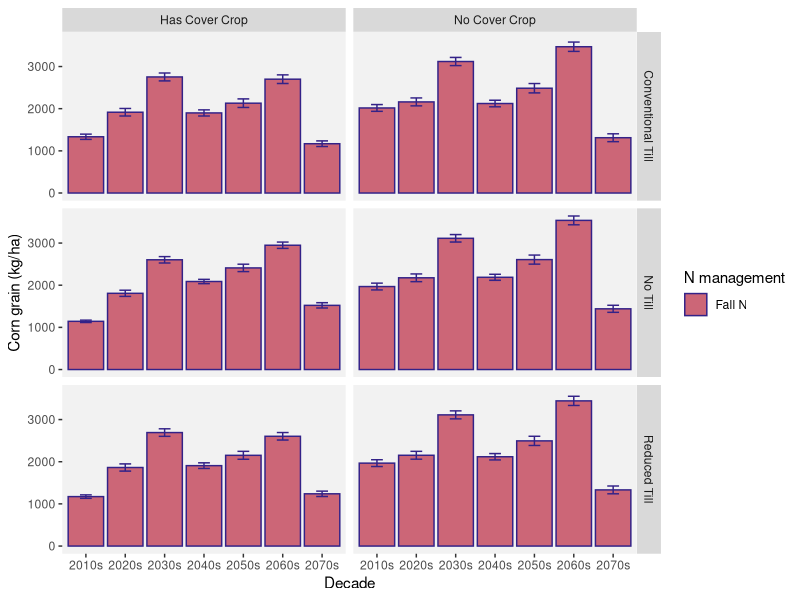
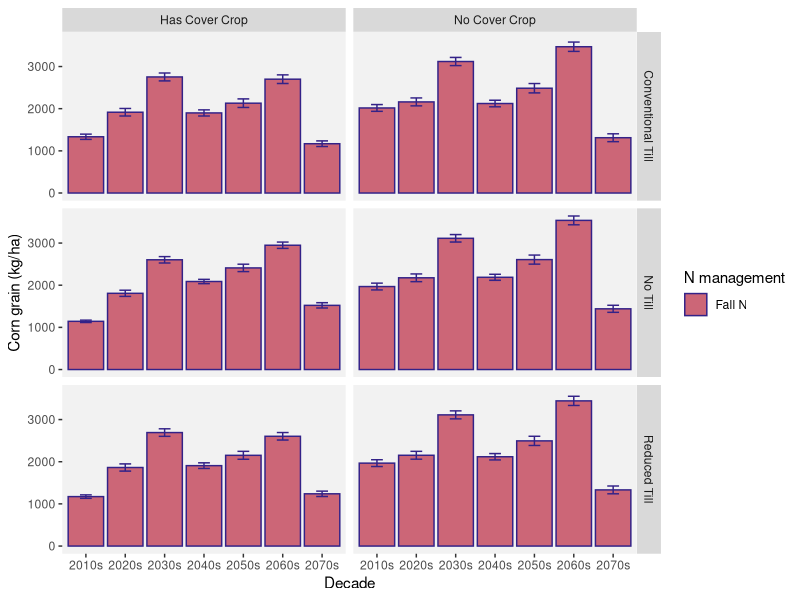

Reproduce these figures in R, in order. (Note: this script raises an error after producing the figures.)
# Biomass data from Regrow DNDC simulations
# this script adds some dummy variables to the data
# summarizes corn grain biomass C data by mean, se, cv
# makes bar charts by decade and summarizing across all years
# runs ANOVA to look for significant differences in mean and cv between till*cc*N management across all years

library(tidyverse) # has ggplot, dplyr, etc.
library(broom) # for glance()
# install.packages("car")
library(car) # for qqp
# install.packages("multcompView") 
library(multcompView) # for tukey HSD letters

################### EXTRACT DATA BY SITE (CAN SKIP UNLESS NEED TO UPDATE DATA FROM GOOGLE DRIVE)

# bm <- read.csv("data/biomass/biomass.csv")
# From Regrow's doc "AFT Final Delivery Modeling Notes"
# This file includes maximum aboveground biomass of each crop grown in each management system. 
# Management_name maps directly to the file yearly_outputs_post-weighting.csv as described in 3.2.

# Column Name       Unit          Description
# site_name         NA            String combination of one of the locations we simulated on. In the format of {x}_{y} where x refers to the region and y refers to the numeric id of that site. These will be of the format of h_{}, v_{}, a_{}, f_{}, IL-n_{}, IL-s_{} which represents the points for hops, vineyards, almonds, and forage, Illinois North, Illinois South respectively
# management_name   NA            Management code as associated with the simulations described in section 2.{x}.1
# climate_scenario  NA            Either ‘rcp26’ or ‘rcp60’ that were defined in section 1.2
# crop_system_name  NA            Name of the entire system results are for. Will be one of the following:  alfalfa, almond-a, almond-c, corn, corn-grain, corn-silage, grape-a, grape-c, hops-a, hops-c, soybean. Note that for the vine and tree crops the -c refers to the crop row, while the -a refers to the alley row.
# crop_name         NA            Name of crop within the rotation of crop system name. 
# Year              integer       Calendar year in which results are for.
# Grain.C.kgC.ha    kg C /ha      Kilograms of Carbon per hectare of grain as part of the crop.
# Leaf.C.kgC.ha     kg C /ha      Kilograms of Carbon per hectare of leaf as part of the crop
# Stem.C.kgC.ha     kg C /ha      Kilograms of Carbon per hectare of stem as part of the crop.

# interesting, so we need to convert kg C to kg dry biomass
# can probably find common %C of dry grain biomass


###############
###############
###############
############### START HERE

#######################   
#######################   (1) set up the data
#######################   

bmil <- read.csv("data/biomass/biomass_IL.csv")

# DO NOT need to find literature values to convert kg C grain to kg grain.
# since we'll only be looking at them RELATIVE TO EACH OTHER, not absolute amounts...
# let's look at the C results for now
# 
# min(bmil$Year) # 2013 --2013-2021 start up years, start at 2022
# max(bmil$Year) # 2073

# looks like all the cover crop biomass is in leaf and stem, zero grain

# make dummy factor for CT, RT, NT
bmil$till <- ifelse(grepl("ct-", bmil$management_name), "CT", 
                    ifelse(grepl("rt-", bmil$management_name), "RT", "NT"))
# # check
# unique(bmil$till)

# dummy for CC or NC
bmil$cc <- ifelse(grepl("-cc-", bmil$management_name), "CC", "NC")
# # check
# unique(bmil$cc)

# dummy for N treatment
bmil$nfert <- ifelse(grepl("-cn", bmil$management_name), "High N", 
                     ifelse(grepl("-fn", bmil$management_name), "Fall N","Recommended N"))
# # check
# unique(bmil$nfert)

# dummy for decade
bmil$decade <- ifelse(bmil$Year <2021, "2010s",
                      ifelse(bmil$Year>=2021 & bmil$Year <2031, "2020s",
                        ifelse(bmil$Year>=2031 & bmil$Year <2041, "2030s",
                          ifelse(bmil$Year>=2041 & bmil$Year <2051, "2040s",
                            ifelse(bmil$Year>=2051 & bmil$Year <2061, "2050s",
                              ifelse(bmil$Year>=2061 & bmil$Year <2071, "2060s", "2070s"))))))
# unique(bmil$decade)


# # add in summer precip data -- only needed if doing regression analysis, not pursued at this time
# precip <- read.csv("data/climate data not large/precipIL.csv")
# 
# precip.summer <- precip[precip$season == "Summer",]
# precip.summer <- precip.summer[,c(1:3, 5:7)]
# colnames(precip.summer)[1:2] <- c("site_name", "climate_scenario")
# 
# bmil <- left_join(bmil, precip.summer, 
#                    relationship = "many-to-one", 
#                    by = join_by(site_name, climate_scenario, Year==year))


# unique(bmil$management_name)

windows(xpinch=200, ypinch=200, width=5, height=5)

se <- function(x) sd(x) / sqrt(length(x))
cv <- function(x) sd(x) / mean(x)

# is the grain C biomass significantly different with High N vs Recommended N?
# let's look at biomass by decade
biomass_summary <- bmil %>%
  group_by(climate_scenario,crop_name, cc, till, nfert, decade) %>%
  summarize(biomass_mean = mean(Grain.C.kgC.ha.), biomass_se = se(Grain.C.kgC.ha.))

windows(xpinch=200, ypinch=200, width=5, height=5)
ggplot(data=biomass_summary[#biomass_summary$till=="NT" & # just look at NT for simplicity sake for now
  biomass_summary$climate_scenario == "rcp60" &                            
  biomass_summary$crop_name %in% c("corn, grain"),], #exclude rye, soybeans
                             # biomass_summary$nfert %in% c("High N", "Recommended N"),],  # exclude fall N for now
       aes(x=decade, y=biomass_mean, fill=nfert)) +
  geom_bar(stat="identity", position=position_dodge(), color="#332288") +
  geom_errorbar(width=0.3, aes(ymin=biomass_mean - biomass_se, ymax=biomass_mean + biomass_se),  
                               position=position_dodge(0.9),
                                color="#332288") +
  facet_grid(rows=vars(factor(till, levels=c("CT", "NT", "RT"))), 
             cols=vars(factor(cc, levels=c("CC", "NC"))), 
             labeller = as_labeller(
               c(CC="Has Cover Crop", NC="No Cover Crop",
                 "CT" = "Conventional Till", "NT" = "No Till", "RT"="Reduced Till"))) +
  xlab("Decade") +
  ylab("Corn grain (kg/ha)") +
  scale_fill_manual(values=c("#CC6677","#99DDFF", "#44AA99" ), name="N management") +
  theme(
    panel.grid.minor=element_blank(), 
    panel.grid.major=element_blank(),
    panel.background = element_rect(fill = 'gray95'))

ggsave("plots/biomass/IL_corn_biomass_bars.png", width=12, height=8, dpi=300)






#######################   
#######################   (2) is mean corn grain C different among till*cc*Nfert groups across all years?
#######################   

corndat <- bmil[bmil$crop_name=="corn, grain" & bmil$climate_scenario=="rcp60",]

Neffect <- aov(Grain.C.kgC.ha.~till*cc*nfert, data=corndat)
summary(Neffect)
Tukout <- TukeyHSD(Neffect)
# put interaction output into a dataframe we can sort
Tukout <- as.data.frame(Tukout[7]) %>%
  rownames_to_column(., "term") %>%
  arrange(term)


# assumptions - following https://statsandr.com/blog/anova-in-r

# Independence - the observations (grain.c.kgc.ha. observations) are independent, one does
# not depend on the other, they're not dependent on some other variable like, 
# from one individual came multiple observations.

# Normality - not required with large enough sample size >30.  But we can test anyway. 
# the residuals (observed - mean for that group) should be normally distributed.
qqnorm(corndat$Grain.C.kgC.ha.)
qqline(corndat$Grain.C.kgC.ha.)
hist(corndat$Grain.C.kgC.ha.-mean(corndat$Grain.C.kgC.ha.))
# look ok

# Equality of variances 
ggplot(data=corndat, aes(x=management_name, y=Grain.C.kgC.ha.)) + 
  geom_boxplot() +
  theme(axis.text.x=element_text(angle=45, vjust=1, hjust=1))
# looks ok, some possible outliers in nt-cc-fn
leveneTest(Grain.C.kgC.ha. ~ cc*till*nfert, data=corndat)
# > leveneTest(Grain.C.kgC.ha. ~ management_name, data=corndat)
# Levene's Test for Homogeneity of Variance (center = median)
#          Df F value    Pr(>F)    
# group    17  24.503 < 2.2e-16 ***   # we REJECT the null hyp (no sig. diff. between variances of the samples)
#       34542                      
# ---
# Signif. codes:  0 ‘***’ 0.001 ‘**’ 0.01 ‘*’ 0.05 ‘.’ 0.1 ‘ ’ 1
# HOWEVER: it seems that our large sample size (>35k data points) might be affecting this test
# See this from https://www.theanalysisfactor.com/the-problem-with-tests-for-statistical-assumptions/
# It relies too much on p-values, and therefore, sample sizes. If the sample size is large, 
# Levene’s will have a smaller p-value than if the sample size is small, given the same variances.
# So it’s very likely that you’re ***overstating a problem*** with the assumption in large samples and understating 
# it in small samples. You can’t ignore the actual size difference in the variances when making this decision. 
# So sure, look at the p-value, but also look at the actual variances and how much bigger some are than others. 
# (In other words, actually look at the effect size, not just the p-value).
# The ANOVA is generally considered robust to violations of this assumption when sample sizes 
# across groups are equal. So even if Levene’s is significant, moderately different variances may not be a 
# problem in balanced data sets. Keppel (1992) suggests that a good rule of thumb is that if sample sizes are equal, 
# robustness should hold until the largest variance is more than 9 times the smallest variance.
# This robustness goes away the more unbalanced the samples are. So you need to use judgment here,
# taking into account both the imbalance and the actual difference in variances.
# *** emphasis added

# outliers
summary(corndat$Grain.C.kgC.ha.)
# > summary(corndat$Grain.C.kgC.ha.)
# Min. 1st Qu.  Median    Mean 3rd Qu.    Max. 
# 139.9  1945.6  2875.9  2915.8  3924.3  5794.6 

# outliers via histograms
hist(corndat$Grain.C.kgC.ha., breaks=sqrt(nrow(corndat)))

ggplot(data=corndat, aes(x=Grain.C.kgC.ha.)) +
         geom_histogram() +
         facet_grid(rows=vars(nfert), cols=vars(till, cc))

#outliers via boxplots
boxplot(Grain.C.kgC.ha.~management_name, data=corndat) # some outliers plotted for nt-cc-fn, 
# but not far from interquartile range for nt-cc-fn, and not outside IQR for many other groups


# outliers via z-scores
corndat$z_grainC <- scale(corndat$Grain.C.kgC.ha.)
hist(corndat$z_grainC)
summary(corndat$z_grainC)
# Min.   :-2.31494  
# 1st Qu.:-0.80908  
# Median :-0.03325  
# Mean   : 0.00000  
# 3rd Qu.: 0.84105  
# Max.   : 2.40069  
# < -2 or >2 is considered rare
# < -3 or >3 is extremely rare
# < -3.29 or > -3.29 is used to detect outliers, where one out of 1000 observations will be outside
# this range if normal distribution.
# interquartile range is > -2 and <2. 
# min. and max do not reach 3 or 3.29.

## outlier summary: boxplots and z-score suggest no extreme outliers. No justification for removing.

# re-run ANOVA with the above knowledge (assumptions met)

corndat$till <- factor(corndat$till)
corndat$cc <- factor(corndat$cc)
corndat$nfert <- factor(corndat$nfert)

Neffect <- aov(Grain.C.kgC.ha.~till*cc*nfert, data=corndat)
summary(Neffect)
# Df    Sum Sq   Mean Sq F value   Pr(>F)    
# till              2 1.637e+08 8.184e+07  61.284  < 2e-16 ***
#   cc                1 5.557e+07 5.557e+07  41.617 1.13e-10 ***
#   nfert             2 2.557e+09 1.279e+09 957.461  < 2e-16 ***
#   till:cc           2 1.742e+07 8.710e+06   6.522  0.00147 ** 
#   till:nfert        4 1.113e+08 2.781e+07  20.829  < 2e-16 ***
#   cc:nfert          2 6.444e+08 3.222e+08 241.278  < 2e-16 ***
#   till:cc:nfert     4 1.750e+07 4.375e+06   3.276  0.01079 *  
#   Residuals     34542 4.613e+10 1.335e+06                     
# ---
#   Signif. codes:  0 ‘***’ 0.001 ‘**’ 0.01 ‘*’ 0.05 ‘.’ 0.1 ‘ ’ 1

Tukout <- TukeyHSD(Neffect)

# compact letter display
cld <- multcompLetters4(Neffect, Tukout)

# table with letters and 3rd quantile
cornsum <- group_by(corndat, cc, till, nfert) %>%
  summarize(mean=mean(Grain.C.kgC.ha.), 
            se=se(Grain.C.kgC.ha.)) %>%
  arrange(desc(mean))

cld <- as.data.frame.list(cld$`till:cc:nfert`)
cornsum$cld <- cld$Letters

# cornsum

# use these letters on this plot:

windows(xpinch=200, ypinch=200, width=5, height=5)

cornsum$nfert 

ggplot(data=cornsum[cornsum$till %in% c("CT", "NT"),],aes(x=nfert, y=mean, fill=nfert)) +
  geom_bar(stat="identity", position=position_dodge(), color="#332288", show.legend=F) +
  geom_errorbar(width=0.3, aes(ymin=mean-se, ymax=mean + se),  
                position=position_dodge(0.9),
                color="#332288") +
  facet_grid(rows=vars(factor(till, levels=c("CT", "NT"))),  #"RT"))), 
             cols=vars(factor(cc, levels=c("NC", "CC"))), 
             labeller = as_labeller(
               c(NC="No Cover Crop", CC="Has Cover Crop", 
                 "CT" = "Conventional Till", "NT" = "No Till"))) + #, "RT"="Reduced Till"))) +
  xlab("N management") +
  ylab(expression(bold('2022-2072 mean corn grain biomass (kg C ha'^-1*')'))) + 
  scale_x_discrete(breaks=c("Fall N", "High N", "Recommended N"),
                   labels = c("Fall N", "High N", "Recomm. N")) +
  ylim(0,3800)+
  geom_text(aes(label=cld, y=mean+(2*se)), vjust=-0.5,
            color="gray20", size=4, fontface="bold") +
  scale_fill_manual(values=c("#CC6677","#99DDFF", "#44AA99" )) +
  theme(
    panel.grid.minor=element_blank(), 
    panel.grid.major=element_blank(),
    panel.background = element_rect(fill = 'gray95'),
    axis.text.x=element_text(angle=-10, hjust=0, size=11),
    axis.text.y=element_text(size=11),
    plot.margin = unit(c(0.1,1,0.1,0.1), "cm"),
    axis.title=element_text(size=13, face="bold"),
    strip.text=element_text(face="bold", size=11))
# # strip.background=element_rect(fill="lightblue", color="black", size=1) 

ggsave("plots/biomass/IL_corn_biomass_Neffect.png", width=5, height=5, dpi=300)





#######################   
#######################   (3) is variability in corn grain C different among till*cc*Nfert groups across all years?
#######################   

# calculate CV for each site
corncv<- group_by(corndat, site_name, till, cc, nfert) %>%
  summarize(cv=cv(Grain.C.kgC.ha.)) %>%
  arrange(desc(cv))


Neffect <- aov(cv~till*cc*nfert, data=corncv)
summary(Neffect)
Tukout <- TukeyHSD(Neffect)


# assumptions - following https://statsandr.com/blog/anova-in-r

# Independence - the observations (grain.c.kgc.ha. observations) are independent, one does
# not depend on the other, they're not dependent on some other variable like, 
# from one individual came multiple observations.

# Normality - not required with large enough sample size >30.  But we can test anyway. 
# the residuals (observed - mean for that group) should be normally distributed.
qqnorm(corncv$cv) # looks really good
qqline(corncv$cv)
hist(corncv$cv-mean(corncv$cv)) # looks ok

# Equality of variances - assumption not met
ggplot(data=corncv, aes(x=nfert, y=cv)) + 
  geom_boxplot() +
  facet_grid(rows=vars(till), cols=vars(cc)) 
# looks ok, some possible outliers in nt-nc-fn on the low end, and rt-cc-fn, also on low end
leveneTest(cv ~ cc*till*nfert, data=corncv) 
# > leveneTest(Grain.C.kgC.ha. ~ management_name, data=corndat)
# Levene's Test for Homogeneity of Variance (center = median)
#        Df F value Pr(>F)
# group  17  1.4426  0.111  # Accept null hypothesis that variances do not differ
#       558 

# outliers
summary(corncv$cv)
# > summary(corndat$Grain.C.kgC.ha.)
# Min. 1st Qu.  Median    Mean 3rd Qu.    Max. 
# 139.9  1945.6  2875.9  2915.8  3924.3  5794.6 

# outliers via histograms
hist(corncv$cv, breaks=sqrt(nrow(corncv)))

ggplot(data=corncv, aes(x=cv)) +
  geom_histogram() +
  facet_grid(rows=vars(nfert), cols=vars(till, cc))

#outliers via boxplots
boxplot(cv~till+cc+nfert, data=corncv) # no outliers plotted 

# outliers via z-scores
corncv$z_cv <- scale(corncv$cv)
hist(corncv$z_cv)
summary(corncv$z_cv)
# V1          
# Min.   :-2.92849  
# 1st Qu.:-0.67960  
# Median :-0.06132  
# Mean   : 0.00000  
# 3rd Qu.: 0.79708  
# Max.   : 1.96883  
# < -2 or >2 is considered rare
# < -3 or >3 is extremely rare
# < -3.29 or > -3.29 is used to detect outliers, where one out of 1000 observations will be outside
# this range if normal distribution.
# interquartile range is > -2 and <2. 
# max is in the safe zone
# min is getting close to extremely rare.

## outlier summary: boxplots, levenes test, and z-score suggest no extreme outliers. No justification for removing.

cvtest <- aov(cv~till*cc*nfert, data=corncv)
summary(cvtest)
# Df Sum Sq Mean Sq F value   Pr(>F)
# till            2 0.0756 0.03780  18.959 1.08e-08 ***
#   cc              1 0.0577 0.05772  28.950 1.09e-07 ***
#   nfert           2 0.0722 0.03608  18.098 2.42e-08 ***
#   till:cc         2 0.0010 0.00049   0.245    0.782    
# till:nfert      4 0.0150 0.00375   1.880    0.112    
# cc:nfert        2 0.0457 0.02284  11.454 1.33e-05 ***
#   till:cc:nfert   4 0.0036 0.00090   0.454    0.770    
# Residuals     558 1.1125 0.00199                     
# ---
#   Signif. codes:  0 ‘***’ 0.001 ‘**’ 0.01 ‘*’ 0.05 ‘.’ 0.1 ‘ ’ 1

Tukoutcv <- TukeyHSD(cvtest)

# compact letter display
cldcv <- multcompLetters4(cvtest, Tukoutcv)

# table with letters and 3rd quantile
corncvsum <- group_by(corncv, cc, till, nfert) %>%
  summarize(mean=mean(cv), 
            se=se(cv)) %>%
  arrange(desc(mean))

cldcv <- as.data.frame.list(cldcv$`till:cc:nfert`)
corncvsum$cld <- cldcv$Letters

corncvsum

# use these letters on this plot:

windows(xpinch=200, ypinch=200, width=5, height=5)

ggplot(data=corncvsum[corncvsum$till %in% c("CT", "NT"),],
       aes(x=nfert, y=mean, fill=nfert)) +
  geom_bar(stat="identity", position=position_dodge(), color="#332288", show.legend=F, alpha=0.7) +
  geom_errorbar(width=0.3, aes(ymin=mean-se, ymax=mean + se),  
                position=position_dodge(0.9),
                color="#332288") +
  facet_grid(rows=vars(factor(till, levels=c("CT", "NT"))),  # "RT"))), 
             cols=vars(factor(cc, levels=c("NC", "CC"))), 
             labeller = as_labeller(
               c(NC="No Cover Crop", CC="Has Cover Crop", 
                 "CT" = "Conventional Till", "NT" = "No Till"))) + #, "RT"="Reduced Till"))) +
  xlab("N management") +
  ylab(expression(bold('2022-2072 CV corn grain biomass'))) + 
  scale_x_discrete(breaks=c("Fall N", "High N", "Recommended N"),
                   labels = c("Fall N", "High N", "Recomm. N")) +
  ylim(0,0.45)+
  geom_text(aes(label=cld, y=mean+(2*se)), vjust=-0.5,
            color="gray20", size=4, fontface="bold") +
  scale_fill_manual(values=c("#CC6677","#99DDFF", "#44AA99" )) +
  theme(
    panel.grid.minor=element_blank(), 
    panel.grid.major=element_blank(),
    panel.background = element_rect(fill = 'gray95'),
    axis.text.x=element_text(angle=-10, hjust=0, size=11),
    axis.text.y=element_text(size=11),
    plot.margin = unit(c(0.1,1,0.1,0.1), "cm"),
    axis.title=element_text(size=13, face="bold"),
    strip.text=element_text(face="bold", size=11))
# # strip.background=element_rect(fill="lightblue", color="black", size=1) 

ggsave("plots/biomass/IL_corn_biomass_cv.png", width=5, height=5, dpi=300)







#######################   
#######################   (4) is mean soy grain C different among till*cc*Nfert groups across all years?
#######################   

soydat <- bmil[bmil$crop_name=="soybean" & bmil$climate_scenario=="rcp60",]

Neffect <- aov(Grain.C.kgC.ha.~till*cc*nfert, data=soydat)
summary(Neffect)
Tukout <- TukeyHSD(Neffect)
# put interaction output into a dataframe we can sort
Tukout <- as.data.frame(Tukout[7]) %>%
  rownames_to_column(., "term") %>%
  arrange(term)


# assumptions - following https://statsandr.com/blog/anova-in-r

# Independence - the observations (grain.c.kgc.ha. observations) are independent, one does
# not depend on the other, they're not dependent on some other variable like, 
# from one individual came multiple observations.

# Normality - not required with large enough sample size >30.  But we can test anyway. 
# the residuals (observed - mean for that group) should be normally distributed.
qqnorm(soydat$Grain.C.kgC.ha.)
qqline(soydat$Grain.C.kgC.ha.)
hist(soydat$Grain.C.kgC.ha.-mean(soydat$Grain.C.kgC.ha.))
# look ok

# Equality of variances 
ggplot(data=soydat, aes(x=management_name, y=Grain.C.kgC.ha.)) + 
  geom_boxplot() +
  theme(axis.text.x=element_text(angle=45, vjust=1, hjust=1))
# looks ok
leveneTest(Grain.C.kgC.ha. ~ cc*till*nfert, data=soydat)
# Levene's Test for Homogeneity of Variance (center = median)
#          Df F value  Pr(>F)  
# group    17  1.8054 0.02181 *
#       34542                  
# ---
# Signif. codes:  0 ‘***’ 0.001 ‘**’ 0.01 ‘*’ 0.05 ‘.’ 0.1 ‘ ’ 1
# HOWEVER: it seems that our large sample size (>35k data points) might be affecting this test
# See this from https://www.theanalysisfactor.com/the-problem-with-tests-for-statistical-assumptions/
# It relies too much on p-values, and therefore, sample sizes. If the sample size is large, 
# Levene’s will have a smaller p-value than if the sample size is small, given the same variances.
# So it’s very likely that you’re ***overstating a problem*** with the assumption in large samples and understating 
# it in small samples. You can’t ignore the actual size difference in the variances when making this decision. 
# So sure, look at the p-value, but also look at the actual variances and how much bigger some are than others. 
# (In other words, actually look at the effect size, not just the p-value).
# The ANOVA is generally considered robust to violations of this assumption when sample sizes 
# across groups are equal. So even if Levene’s is significant, moderately different variances may not be a 
# problem in balanced data sets. Keppel (1992) suggests that a good rule of thumb is that if sample sizes are equal, 
# robustness should hold until the largest variance is more than 9 times the smallest variance.
# This robustness goes away the more unbalanced the samples are. So you need to use judgment here,
# taking into account both the imbalance and the actual difference in variances.
# *** emphasis added

# outliers
summary(soydat$Grain.C.kgC.ha.)
# > summary(soydat$Grain.C.kgC.ha.)
# Min. 1st Qu.  Median    Mean 3rd Qu.    Max. 
# 17.22  419.89  637.90  649.91  877.61 1480.36 

# outliers via histograms
hist(soydat$Grain.C.kgC.ha., breaks=sqrt(nrow(soydat)))

ggplot(data=soydat, aes(x=Grain.C.kgC.ha.)) +
  geom_histogram() +
  facet_grid(rows=vars(nfert), cols=vars(till, cc))

#outliers via boxplots
boxplot(Grain.C.kgC.ha.~management_name, data=soydat) # looks ok


# outliers via z-scores
soydat$z_grainC <- scale(soydat$Grain.C.kgC.ha.)
hist(soydat$z_grainC)
summary(soydat$z_grainC)
# V1         
# Min.   :-2.0914  
# 1st Qu.:-0.7604  
# Median :-0.0397  
# Mean   : 0.0000  
# 3rd Qu.: 0.7527  
# Max.   : 2.7451  
# < -2 or >2 is considered rare
# < -3 or >3 is extremely rare
# < -3.29 or > -3.29 is used to detect outliers, where one out of 1000 observations will be outside
# this range if normal distribution.
# min. and max do not reach 3 or 3.29.

## outlier summary: boxplots and z-score suggest no extreme outliers. No justification for removing.

# re-run ANOVA with the above knowledge (assumptions met)

soydat$till <- factor(soydat$till)
soydat$cc <- factor(soydat$cc)
soydat$nfert <- factor(soydat$nfert)

Neffect <- aov(Grain.C.kgC.ha.~till*cc*nfert, data=soydat)
summary(Neffect)
# Df    Sum Sq Mean Sq F value   Pr(>F)    
# till              2 5.366e+06 2683154  29.358 1.82e-13 ***
# cc                1 3.326e+05  332550   3.639   0.0565 .  
# nfert             2 2.328e+03    1164   0.013   0.9873    
# till:cc           2 3.333e+04   16667   0.182   0.8333    
# till:nfert        4 5.440e+02     136   0.001   1.0000    
# cc:nfert          2 1.164e+05   58208   0.637   0.5289    
# till:cc:nfert     4 2.558e+03     639   0.007   0.9999    
# Residuals     34542 3.157e+09   91394                     
# ---
#   Signif. codes:  0 ‘***’ 0.001 ‘**’ 0.01 ‘*’ 0.05 ‘.’ 0.1 ‘ ’ 1

Neffect <- aov(Grain.C.kgC.ha.~till, data=soydat)
summary(Neffect)

Tukout <- TukeyHSD(Neffect)

# compact letter display
cld <- multcompLetters4(Neffect, Tukout)   

# table with letters and 3rd quantile
soysum <- group_by(soydat, cc, till, nfert) %>%
  summarize(mean=mean(Grain.C.kgC.ha.), 
            se=se(Grain.C.kgC.ha.)) %>%
  arrange(desc(mean))

cld <- as.data.frame.list(cld$`till:cc:nfert`)
soysum$cld <- cld$Letters

# may need to summarize data now just across tillage treatments to go with the model output
# left off here 10/26/23

# soysum

# use these letters on this plot:

windows(xpinch=200, ypinch=200, width=5, height=5)

ggplot(data=soysum,aes(x=nfert, y=mean, fill=nfert)) +
  geom_bar(stat="identity", position=position_dodge(), color="#332288", show.legend=F) +
  geom_errorbar(width=0.3, aes(ymin=mean-se, ymax=mean + se),  
                position=position_dodge(0.9),
                color="#332288") +
  facet_grid(rows=vars(factor(till, levels=c("CT", "NT", "RT"))), 
             cols=vars(factor(cc, levels=c("CC", "NC"))), 
             labeller = as_labeller(
               c(CC="Has Cover Crop", NC="No Cover Crop",
                 "CT" = "Conventional Till", "NT" = "No Till", "RT"="Reduced Till"))) +
  xlab("N management") +
  ylab("Mean soy grain (kg C/ha) 2022-2072") +
  ylim(0,750)+
  geom_text(aes(label=cld, y=mean+(2*se)), vjust=-0.5) +
  scale_fill_manual(values=c("#CC6677","#99DDFF", "#44AA99" )) +
  theme(
    panel.grid.minor=element_blank(), 
    panel.grid.major=element_blank(),
    panel.background = element_rect(fill = 'gray95'))

ggsave("plots/biomass/IL_soy_biomass_Neffect.png", width=6, height=8, dpi=300)





#######################   
#######################   (5) is variability in soy grain C different among till*cc*Nfert groups across all years?
#######################   

# calculate CV for each site
soycv<- group_by(soydat, site_name, till, cc, nfert) %>%
  summarize(cv=cv(Grain.C.kgC.ha.)) %>%
  arrange(desc(cv))


Neffect <- aov(cv~till*cc*nfert, data=soycv)
summary(Neffect)
Tukout <- TukeyHSD(Neffect)


# assumptions - following https://statsandr.com/blog/anova-in-r

# Independence - the observations (grain.c.kgc.ha. observations) are independent, one does
# not depend on the other, they're not dependent on some other variable like, 
# from one individual came multiple observations.

# Normality - not required with large enough sample size >30.  But we can test anyway. 
# the residuals (observed - mean for that group) should be normally distributed.
qqnorm(soycv$cv) # looks really good
qqline(soycv$cv)
hist(soycv$cv-mean(soycv$cv)) # looks ok

# Equality of variances - assumption not met
ggplot(data=soycv, aes(x=nfert, y=cv)) + 
  geom_boxplot() +
  facet_grid(rows=vars(till), cols=vars(cc)) 
# looks ok, some possible outliers in nt-nc-fn on the low end, and rt-cc-fn, also on low end
leveneTest(cv ~ cc*till*nfert, data=soycv) 
# > leveneTest(Grain.C.kgC.ha. ~ management_name, data=soydat)
# Levene's Test for Homogeneity of Variance (center = median)
#        Df F value Pr(>F)
# group  17  1.4426  0.111  # Accept null hypothesis that variances do not differ
#       558 

# outliers
summary(soycv$cv)
# > summary(soydat$Grain.C.kgC.ha.)
# Min. 1st Qu.  Median    Mean 3rd Qu.    Max. 
# 139.9  1945.6  2875.9  2915.8  3924.3  5794.6 

# outliers via histograms
hist(soycv$cv, breaks=sqrt(nrow(soycv)))

ggplot(data=soycv, aes(x=cv)) +
  geom_histogram() +
  facet_grid(rows=vars(nfert), cols=vars(till, cc))

#outliers via boxplots
boxplot(cv~till+cc+nfert, data=soycv) # no outliers plotted 

# outliers via z-scores
soycv$z_cv <- scale(soycv$cv)
hist(soycv$z_cv)
summary(soycv$z_cv)
# V1          
# Min.   :-2.92849  
# 1st Qu.:-0.67960  
# Median :-0.06132  
# Mean   : 0.00000  
# 3rd Qu.: 0.79708  
# Max.   : 1.96883  
# < -2 or >2 is considered rare
# < -3 or >3 is extremely rare
# < -3.29 or > -3.29 is used to detect outliers, where one out of 1000 observations will be outside
# this range if normal distribution.
# interquartile range is > -2 and <2. 
# max is in the safe zone
# min is getting close to extremely rare.

## outlier summary: boxplots, levenes test, and z-score suggest no extreme outliers. No justification for removing.

cvtest <- aov(cv~till*cc*nfert, data=soycv)
summary(cvtest)
# Df Sum Sq Mean Sq F value   Pr(>F)
# till            2 0.0756 0.03780  18.959 1.08e-08 ***
#   cc              1 0.0577 0.05772  28.950 1.09e-07 ***
#   nfert           2 0.0722 0.03608  18.098 2.42e-08 ***
#   till:cc         2 0.0010 0.00049   0.245    0.782    
# till:nfert      4 0.0150 0.00375   1.880    0.112    
# cc:nfert        2 0.0457 0.02284  11.454 1.33e-05 ***
#   till:cc:nfert   4 0.0036 0.00090   0.454    0.770    
# Residuals     558 1.1125 0.00199                     
# ---
#   Signif. codes:  0 ‘***’ 0.001 ‘**’ 0.01 ‘*’ 0.05 ‘.’ 0.1 ‘ ’ 1

Tukoutcv <- TukeyHSD(cvtest)

# compact letter display
cldcv <- multcompLetters4(cvtest, Tukoutcv)

# table with letters and 3rd quantile
soycvsum <- group_by(soycv, cc, till, nfert) %>%
  summarize(mean=mean(cv), 
            se=se(cv)) %>%
  arrange(desc(mean))

cldcv <- as.data.frame.list(cldcv$`till:cc:nfert`)
soycvsum$cld <- cldcv$Letters

soycvsum

# use these letters on this plot:

windows(xpinch=200, ypinch=200, width=5, height=5)

ggplot(data=soycvsum,aes(x=nfert, y=mean, fill=nfert)) +
  geom_bar(stat="identity", position=position_dodge(), color="#332288", show.legend=F) +
  geom_errorbar(width=0.3, aes(ymin=mean-se, ymax=mean + se),  
                position=position_dodge(0.9),
                color="#332288") +
  facet_grid(rows=vars(factor(till, levels=c("CT", "NT", "RT"))), 
             cols=vars(factor(cc, levels=c("CC", "NC"))), 
             labeller = as_labeller(
               c(CC="Has Cover Crop", NC="No Cover Crop",
                 "CT" = "Conventional Till", "NT" = "No Till", "RT"="Reduced Till"))) +
  xlab("N management") +
  ylab("CV for soy grain (kg C/ha) 2022-2072") +
  ylim(0,0.45)+
  geom_text(aes(label=cld, y=mean+(2*se)), vjust=-0.5) +
  scale_fill_manual(values=c("#CC6677","#99DDFF", "#44AA99" )) +
  theme(
    panel.grid.minor=element_blank(), 
    panel.grid.major=element_blank(),
    panel.background = element_rect(fill = 'gray95'))

ggsave("plots/biomass/IL_soy_biomass_cv.png", width=6, height=8, dpi=300)









############ linear models / regressions to look at biomass change over time (not complete as of 10/4/2023)
############ what drives biomass over time, not a main research question, i.e., seems redundant with
############ just looking at how the model is built to predict biomass...

# set base levels to no cover and conventional till
bmil$till <- relevel(factor(bmil$till), ref="CT")
# bmil$till <- ordered(bmil$till, levels=c("CT", "RT", "NT"))
# bmil$till <- factor(bmil$till, ordered=F)
bmil$cc <- relevel(factor(bmil$cc), ref="NC")

# center data at mean
center_scale <- function(x) {
  scale(x, scale=F)
}

bmil$year.sc <- center_scale(bmil$Year)
bmil$grain.sc <- center_scale(bmil$Grain.C.kgC.ha.)


grmean <- mean(bmil$Grain.C.kgC.ha.)
grsd <- sd(bmil$Grain.C.kgC.ha.)
ssntotmean <- mean(bmil$ssn.tot)
ssntotsd <- sd(bmil$ssn.tot)
yrmean <- mean(bmil$Year)
yrsd <- sd(bmil$Year)
bmil$grain.z <- (bmil$Grain.C.kgC.ha.-grmean)/grsd
bmil$ssn.tot.z <- (bmil$ssn.tot-ssntotmean)/ssntotsd
bmil$year.z <- (bmil$Year - yrmean)/yrsd

grain <- bmil[bmil$crop_name %in% c("corn, grain", "soybean") & bmil$Year>2021, ]



# check that data are normal
qqnorm(grain$Grain.C.kgC.ha.)  
qqline(grain$Grain.C.kgC.ha., distribution = qnorm)


# most of the explanatory power of the model comes from the two crops
blm0 <- lm(grain.z ~ year.z*crop_name, data=grain)
summary(blm0)
# R-squared is 0.6277, p< 2.2e-16
glance(blm0)
# AIC = 223463    # BIC 2.24e5  # when comparing these to other models, lower is better

# add in summer precip gain 0.15 in R2
blm0p <- lm(grain.z ~ year.z*crop_name + ssn.tot.z,  data=grain)
summary(blm0p)
# R-squared is 0.7756, p< 2.2e-16
glance(blm0p)
# AIC = 163956    # BIC 164014  

# add in cover crops
blm1p <- lm(grain.z ~ year.z*crop_name*cc + ssn.tot.z,  data=grain)
summary(blm1p)
# R-squared is 0.7759, p< 2.2e-16
glance(blm1p)
# AIC = 163836    # BIC 163933  


# add in tillage
blm2p <- lm(grain.z ~ year.z*crop_name*till + ssn.tot.z,  data=grain)
summary(blm2p)
# R-squared is 0.7769, p< 2.2e-16
glance(blm2p)
# AIC = 163324    # BIC 163460 


# add in site, a random effect


blm3p <- lmer(grain.z ~ year.z*crop_name + ssn.tot.z + (1|site_name),
              REML=F, # only one random effect, can use maximum likelihood not restricted ML
            data=grain)
summary(blm3p)
# R-squared is 0.79, p< 2.2e-16
glance(blm3p)
# AIC = 155646    # BIC 156004


# add in site, a random effect
blm3p <- lm(grain.z ~ year.z*crop_name + ssn.tot.z,  data=grain)
summary(blm3p)
# R-squared is 0.79, p< 2.2e-16
glance(blm3p)
# AIC = 155646    # BIC 156004





blm_fullp <- lm(grain.z ~ year.z*crop_name*climate_scenario*till*cc + ssn.tot.z, 
               data=bmil[bmil$crop_name %in% c("corn, grain", "soybean") & bmil$Year>2021, ])
summary(blm_fullp)
# R-squared is 0.7784, p< 2.2e-16
glance(blm_fullp)
# AIC = 162567 ### BEST AIC SO FAR   # BIC 163050  # BEST BIC SO FAR
